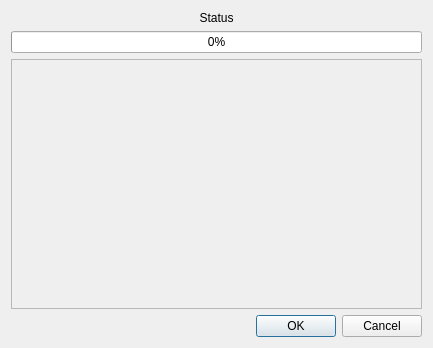
<?xml version="1.0" encoding="UTF-8"?>
<ui version="4.0">
 <class>restore_database_dialog</class>
 <widget class="QDialog" name="restore_database_dialog">
  <property name="geometry">
   <rect>
    <x>0</x>
    <y>0</y>
    <width>433</width>
    <height>348</height>
   </rect>
  </property>
  <property name="windowTitle">
   <string>Restore Database</string>
  </property>
  <layout class="QVBoxLayout" name="verticalLayout">
   <item>
    <widget class="QLabel" name="status_label">
     <property name="text">
      <string>Status</string>
     </property>
     <property name="alignment">
      <set>Qt::AlignCenter</set>
     </property>
    </widget>
   </item>
   <item>
    <widget class="QProgressBar" name="progressbar">
     <property name="maximum">
      <number>1</number>
     </property>
     <property name="value">
      <number>0</number>
     </property>
    </widget>
   </item>
   <item>
    <widget class="QScrollArea" name="scrollarea">
     <property name="widgetResizable">
      <bool>true</bool>
     </property>
     <widget class="QWidget" name="scrollAreaWidgetContents">
      <property name="geometry">
       <rect>
        <x>0</x>
        <y>0</y>
        <width>387</width>
        <height>126</height>
       </rect>
      </property>
     </widget>
    </widget>
   </item>
   <item>
    <widget class="QDialogButtonBox" name="buttonBox">
     <property name="orientation">
      <enum>Qt::Horizontal</enum>
     </property>
     <property name="standardButtons">
      <set>QDialogButtonBox::Cancel|QDialogButtonBox::Ok</set>
     </property>
    </widget>
   </item>
  </layout>
 </widget>
 <resources/>
 <connections>
  <connection>
   <sender>buttonBox</sender>
   <signal>accepted()</signal>
   <receiver>restore_database_dialog</receiver>
   <slot>accept()</slot>
   <hints>
    <hint type="sourcelabel">
     <x>248</x>
     <y>254</y>
    </hint>
    <hint type="destinationlabel">
     <x>157</x>
     <y>274</y>
    </hint>
   </hints>
  </connection>
  <connection>
   <sender>buttonBox</sender>
   <signal>rejected()</signal>
   <receiver>restore_database_dialog</receiver>
   <slot>reject()</slot>
   <hints>
    <hint type="sourcelabel">
     <x>316</x>
     <y>260</y>
    </hint>
    <hint type="destinationlabel">
     <x>286</x>
     <y>274</y>
    </hint>
   </hints>
  </connection>
 </connections>
</ui>
